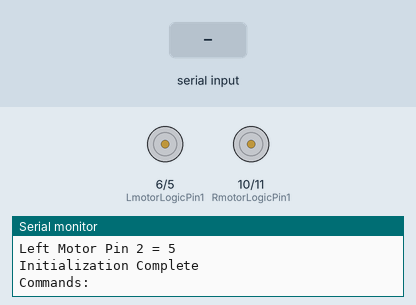
Simulated run of this sketch. Board: Arduino Uno, built with avr-gcc and run on an emulated ATmega328P. Shown: motor-driver pin pairs drawn as motors (green arrow = first pin HIGH = forward, orange = second pin HIGH = backward, longer = more drive), the last lines printed to the serial monitor. The inputs (shaded band) are chosen by the test bench.

Above: at 1.3 s.
1.4 s: "f90\n" received over Serial
At 2.6 s:
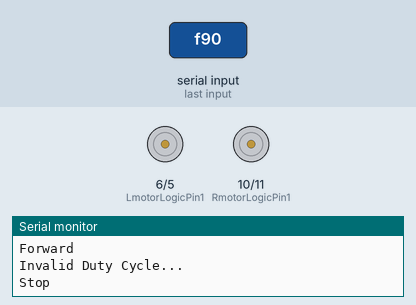
2.9 s: "b90\n" received over Serial
At 3.5 s:
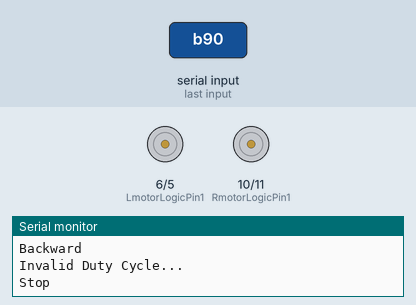
4.4 s: "r90\n" received over Serial
At 4.7 s:
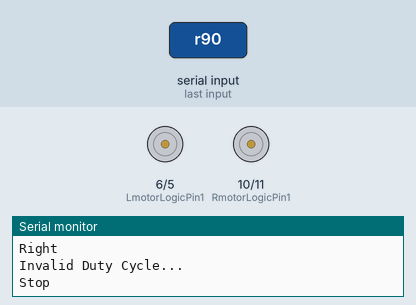
5.9 s: "l90\n" received over Serial
At 7.1 s:
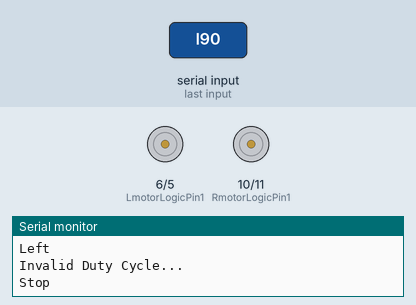
7.4 s: "b" received over Serial
At 7.7 s:
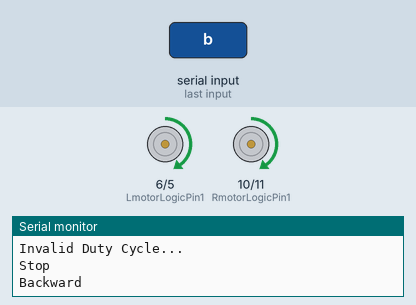
8.9 s: "0" received over Serial
At 9.8 s:
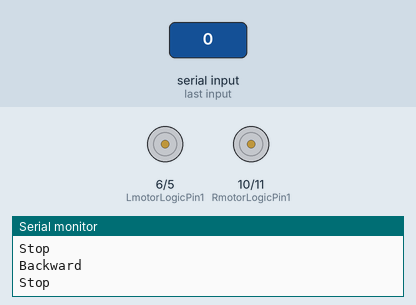
Timing chart, 0 to 11.4 s (numbered marks = the images above; inputs shaded):
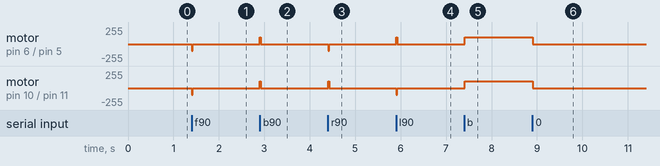

The sketch:

MotorController.ino
```cpp
//=============================================================\\
//DESN1000 - Computer Technical Stream
//Lab 3 - Exercise
//Written by Aryaman Sakthivel (z5455785)
// ============================================================\\

//Configuration of the motor pins
int RmotorLogicPin1 = 10;
int RmotorLogicPin2 = 11;
int LmotorLogicPin1 = 6;
int LmotorLogicPin2 = 5;
int pwmDutyCycle = 100;

//Incoming Byte from the Serial Monitor
char direction = 0;

void initializing()  //Function for initializing
{
  //Printing the motor configuration for wiring
  Serial.println("Initializing ...");
  Serial.print("Right Motor Pin 1 = ");
  Serial.println(RmotorLogicPin1);
  Serial.print("Right Motor Pin 2 = ");
  Serial.println(RmotorLogicPin2);
  Serial.print("Left Motor Pin 1 = ");
  Serial.println(LmotorLogicPin1);
  Serial.print("Left Motor Pin 2 = ");
  Serial.println(LmotorLogicPin2);
  Serial.println("Initialization Complete");
  Serial.println();
  Serial.println("Commands: ");

}

void setup()
{
  //Initialize the serial communication
  Serial.begin(9600);

  Serial.println("Program : Motor Control");
  Serial.println();

  // Initialise the digital output pins
  pinMode(RmotorLogicPin1, OUTPUT);
  pinMode(RmotorLogicPin2, OUTPUT);
  pinMode(LmotorLogicPin1, OUTPUT);
  pinMode(LmotorLogicPin2, OUTPUT);

  //Calling Initializing Function
  initializing();

}

void loop()
{

  //Check if there is anything in the buffer
  if (Serial.available()>0)
  {
    //Reads the first byte of the Serual Monitor and stores it
    char direction = Serial.read();
    Serial.println();

    //Incoming Byte "f" -- move Forward
    if (direction =='f')
    {
      Serial.println("Forward");
      analogWrite (RmotorLogicPin1, 0);
      analogWrite (RmotorLogicPin2, pwmDutyCycle);
      analogWrite (LmotorLogicPin1, 0);
      analogWrite (LmotorLogicPin2, pwmDutyCycle);
    }

    //Incoming Byte "b" -- move Backward
    else if (direction =='b')
    {
      Serial.println("Backward");
      analogWrite (RmotorLogicPin1, pwmDutyCycle);
      analogWrite (RmotorLogicPin2, 0);
      analogWrite (LmotorLogicPin1, pwmDutyCycle);
      analogWrite (LmotorLogicPin2, 0);
    }

    //Incoming Byte "r" -- turn Right
    else if (direction =='r')
    {
      Serial.println("Right");
      analogWrite (RmotorLogicPin1, pwmDutyCycle);
      analogWrite (RmotorLogicPin2, 0);
      analogWrite (LmotorLogicPin1, 0);
      analogWrite (LmotorLogicPin2, pwmDutyCycle);
    }

    //Incoming Byte "l" -- turn Left
    else if (direction == 'l')
    {
      Serial.println("Left");
      analogWrite (RmotorLogicPin1, 0);
      analogWrite (RmotorLogicPin2, pwmDutyCycle);
      analogWrite (LmotorLogicPin1, pwmDutyCycle);
      analogWrite (LmotorLogicPin2, 0);
    }

    //Incoming Byte "0" -- Stop
    else if (direction == '0')
    {
      Serial.println("Stop");
      analogWrite (RmotorLogicPin1, 0);
      analogWrite (RmotorLogicPin2, 0);
      analogWrite (LmotorLogicPin1, 0);
      analogWrite (LmotorLogicPin2, 0);
    }

    //Incoming Byte used to control Speed
    else if (isDigit(direction) > 0)
    {
      int speed = atoi(&direction); //converts variable type from Chr to Int

      //Check if Motor Speed is between 1-5
      if (speed >= 1 and speed <= 5)
      {
        pwmDutyCycle = speed*10;
        Serial.print("Speed : ");
        Serial.print(pwmDutyCycle); //Sets the new Speed of the Motors
        Serial.print("%");
      }
      else
      {
        Serial.println("Invalid Duty Cycle...");
      }
    }
  }
  delay(10); //Small Delay for character to arrive
}
```

Measured:
- after the input at 1.4 s, motor on pin 6 (LmotorLogicPin1) / pin 5 (LmotorLogicPin2), motor on pin 10 (RmotorLogicPin1) / pin 11 (RmotorLogicPin2): stopped → backward 100/255 at once, → stopped 0.02 s later
- after the input at 2.9 s, motor on pin 6 (LmotorLogicPin1) / pin 5 (LmotorLogicPin2), motor on pin 10 (RmotorLogicPin1) / pin 11 (RmotorLogicPin2): stopped → forward 100/255 at once, → stopped 0.02 s later
- after the input at 4.4 s, motor on pin 6 (LmotorLogicPin1) / pin 5 (LmotorLogicPin2): stopped → backward 100/255 at once, → stopped 0.02 s later; motor on pin 10 (RmotorLogicPin1) / pin 11 (RmotorLogicPin2): stopped → forward 100/255 at once, → stopped 0.02 s later
- after the input at 5.9 s, motor on pin 6 (LmotorLogicPin1) / pin 5 (LmotorLogicPin2): stopped → forward 100/255 at once, → stopped 0.02 s later; motor on pin 10 (RmotorLogicPin1) / pin 11 (RmotorLogicPin2): stopped → backward 100/255 at once, → stopped 0.02 s later
- after the input at 7.4 s, motor on pin 6 (LmotorLogicPin1) / pin 5 (LmotorLogicPin2), motor on pin 10 (RmotorLogicPin1) / pin 11 (RmotorLogicPin2): stopped → forward 100/255 at once
- after the input at 8.9 s, motor on pin 6 (LmotorLogicPin1) / pin 5 (LmotorLogicPin2), motor on pin 10 (RmotorLogicPin1) / pin 11 (RmotorLogicPin2): forward 100/255 → stopped at once
